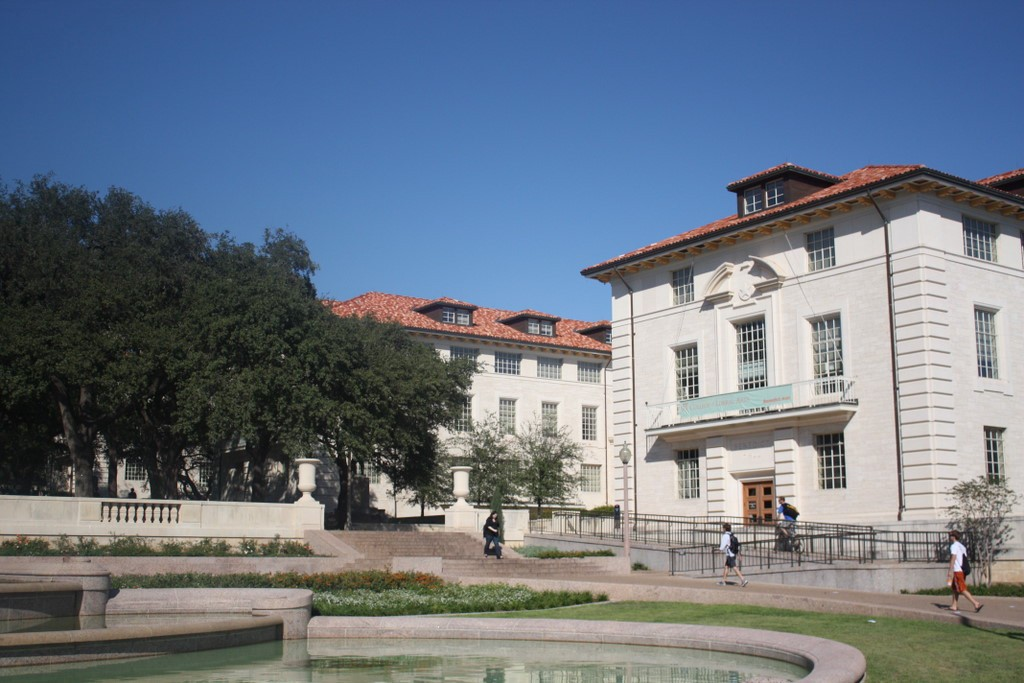
#> input picture imageStitchingTest/foto1A.jpeg, 1024 x 683 px, given in place of foto1A.jpg, which was not available
$ python stitchImages.py
#> lines starting #> are read from the running program, lines starting #| are printed output that depends on the picture; pictures that were not available may be replaced by others from this repository, and a replacement may not be noted
import cv2
import numpy as np
import matplotlib.pyplot as plt
import imageio
import imutils
cv2.ocl.setUseOpenCL(False)

def main():

    # select the image id (valid values 1,2,3, or 4)
    feature_extractor = 'orb' # one of 'sift', 'surf', 'brisk', 'orb'
    feature_matching = 'bf'

    # read images and transform them to grayscale
    # Make sure that the train image is the image that will be transformed
    trainImg = imageio.imread('http://www.ic.unicamp.br/~helio/imagens_registro/foto1A.jpg')
#> trainImg is the input picture: shape (683, 1024, 3); mean R, G, B 107.9, 118.7, 132.3
    trainImg_gray = cv2.cvtColor(trainImg, cv2.COLOR_RGB2GRAY)
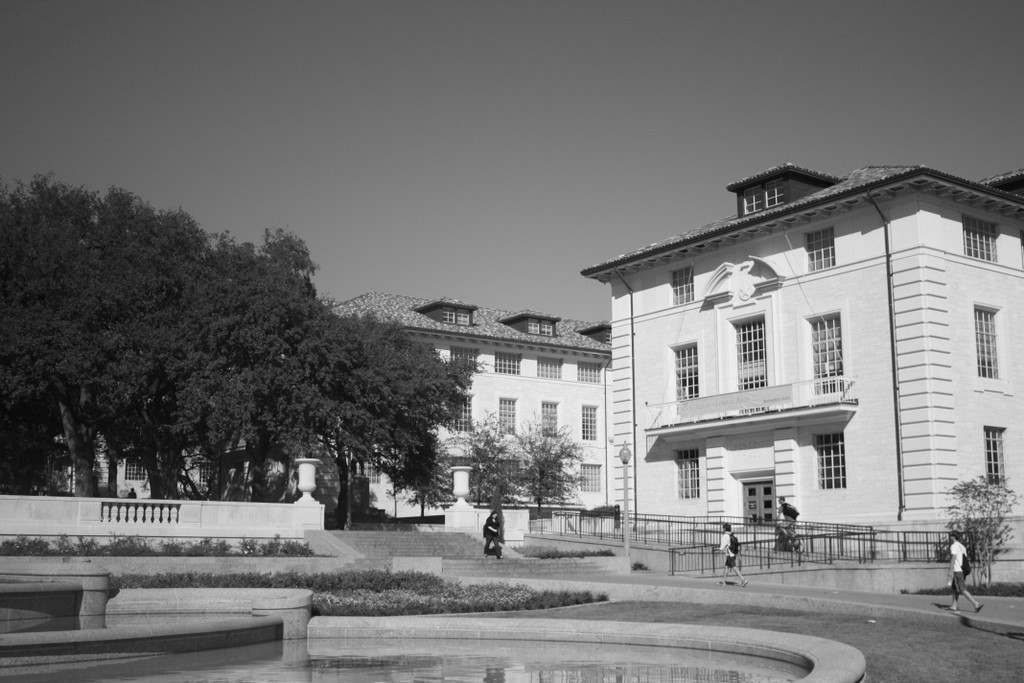
#> trainImg_gray: shape (683, 1024); min 3, max 253, mean 117

    queryImg = imageio.imread('http://www.ic.unicamp.br/~helio/imagens_registro/foto1B.jpg')
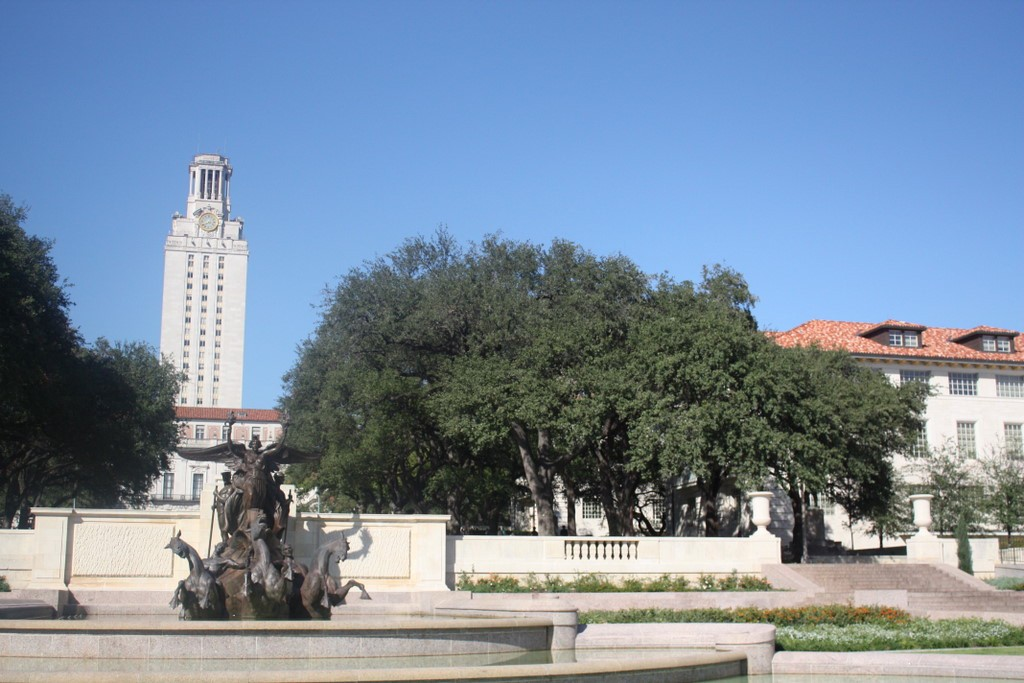
#> input picture imageStitchingTest/foto1B.jpeg, 1024 x 683 px, given in place of foto1B.jpg, which was not available
#> queryImg is the input picture: shape (683, 1024, 3); mean R, G, B 122, 139.8, 159.3
    # Opencv defines the color channel in the order BGR.
    # Transform it to RGB to be compatible to matplotlib
    queryImg_gray = cv2.cvtColor(queryImg, cv2.COLOR_RGB2GRAY)
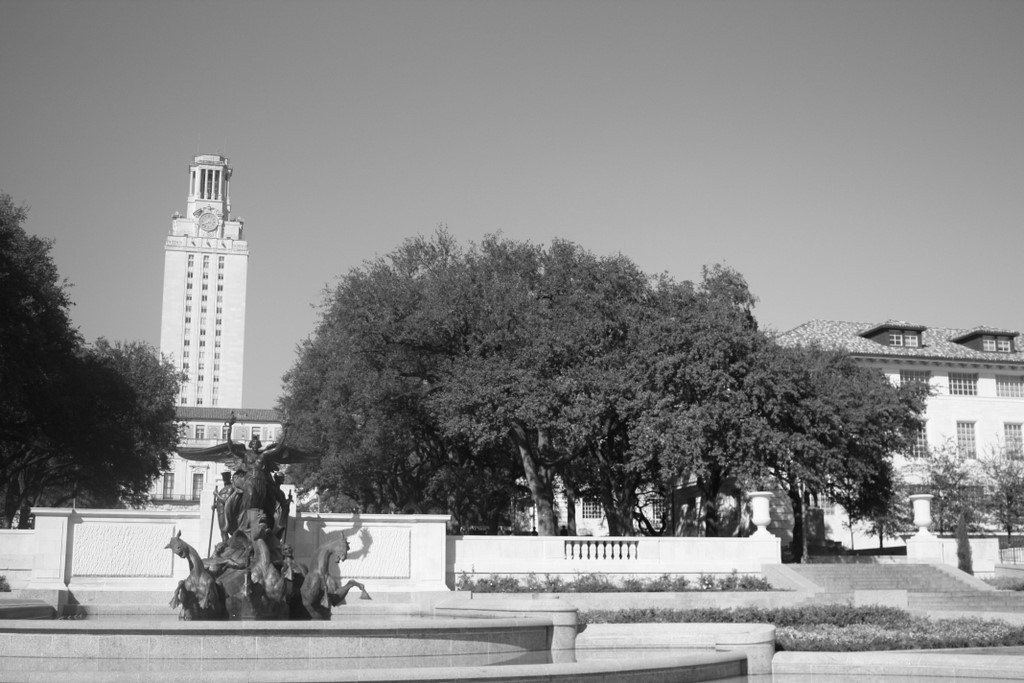
#> queryImg_gray: shape (683, 1024); min 3, max 255, mean 136.7

    fig, (ax1, ax2) = plt.subplots(nrows=1, ncols=2, constrained_layout=False, figsize=(16,9))
    ax1.imshow(queryImg, cmap="gray")
    ax1.set_xlabel("Query image", fontsize=14)

    ax2.imshow(trainImg, cmap="gray")
    ax2.set_xlabel("Train image (Image to be transformed)", fontsize=14)

    plt.show()
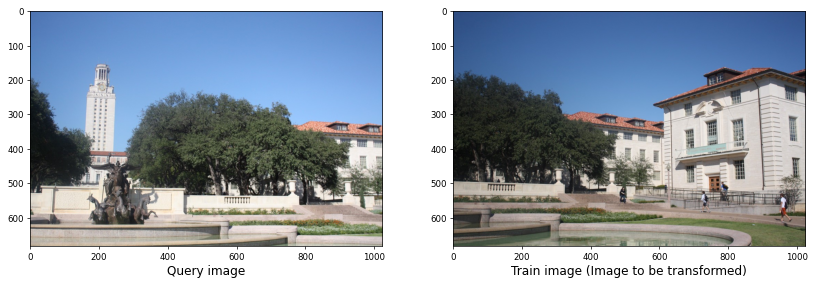
#> figure drawn by matplotlib, 2 panels

    kpsA, featuresA = detectAndDescribe(trainImg_gray, method=feature_extractor)
#> in detectAndDescribe, `(kps, features) = descriptor.detectAndCompute(image, None)`: kps = 500 keypoints; strongest (x, y, size): (751, 385, 31), (762, 383, 31), (443, 516, 31), (425, 514, 37.2)
#> kpsA has the same summary as kps in detectAndDescribe
    kpsB, featuresB = detectAndDescribe(queryImg_gray, method=feature_extractor)
#> in detectAndDescribe (call 2), `(kps, features) = descriptor.detectAndCompute(image, None)`: kps = 500 keypoints; strongest (x, y, size): (534, 528, 31), (535, 533, 37.2), (637, 508, 31), (596, 544, 37.2)
#> kpsB has the same summary as kps in detectAndDescribe

    # display the keypoints and features detected on both images
    fig, (ax1, ax2) = plt.subplots(nrows=1, ncols=2, figsize=(20, 8), constrained_layout=False)
    ax1.imshow(cv2.drawKeypoints(trainImg_gray, kpsA, None, color=(0, 255, 0)))
    ax1.set_xlabel("(a)", fontsize=14)
    ax2.imshow(cv2.drawKeypoints(queryImg_gray, kpsB, None, color=(0, 255, 0)))
    ax2.set_xlabel("(b)", fontsize=14)

    plt.show()
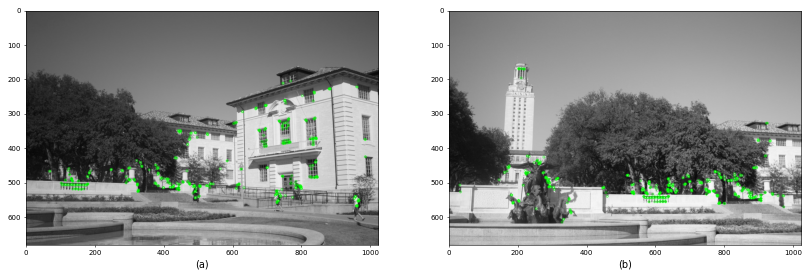
#> figure drawn by matplotlib, 2 panels

#> (the run stopped early here; a loop or call above may not have finished)
